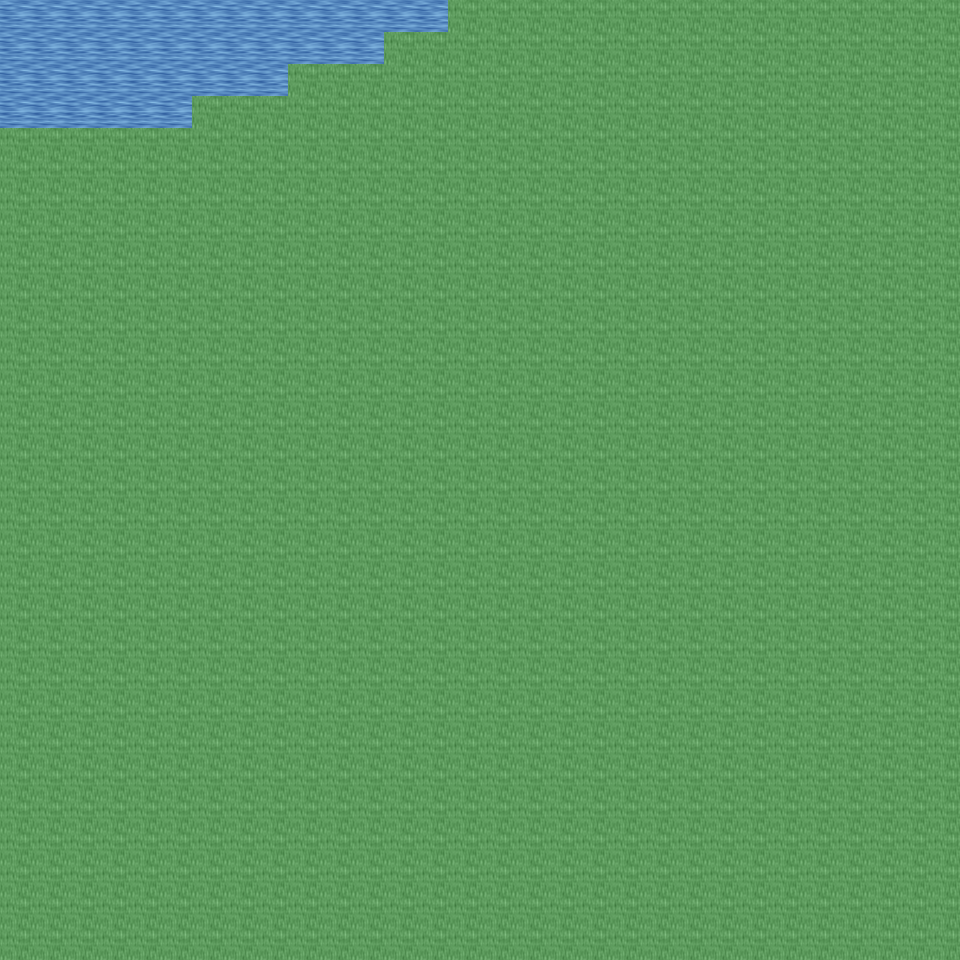

Below is a game level as drawn by its tile map, then a one-line description and the .tmx that defines it (tile-layer data replaced by summaries):
An orthogonal 30x30 tile map with 32x32 px tiles, 6 tile layers (Ground, Object, Object2, Above, ...), 14 tilesets and 2 objects (2x mapExit).

<map version="1.0" orientation="orthogonal" renderorder="right-down" width="30" height="30" tilewidth="32" tileheight="32" nextobjectid="3">
  <tileset firstgid="1" name="tileset_ground_ground" tilewidth="32" tileheight="32" tilecount="33" columns="3">
    <image source="../drawable/tileset_ground_ground.png" width="96" height="352" />
  </tileset>
  <tileset firstgid="34" name="tileset_ground_water_pool" tilewidth="32" tileheight="32" tilecount="72" columns="3">
    <image source="../drawable/tileset_ground_water_pool.png" width="96" height="768" />
  </tileset>
  <tileset firstgid="106" name="tileset_plant_tree_tree_darkgreen" tilewidth="32" tileheight="32" tilecount="88" columns="8">
    <image source="../drawable/tileset_plant_tree_tree_darkgreen.png" width="256" height="352" />
  </tileset>
  <tileset firstgid="194" name="tileset_ground_grass_edges" tilewidth="32" tileheight="32" tilecount="36" columns="12">
    <image source="../drawable/tileset_ground_grass_edges.png" width="384" height="96" />
  </tileset>
  <tileset firstgid="230" name="tileset_ground_grass_corners" tilewidth="32" tileheight="32" tilecount="24" columns="6">
    <image source="../drawable/tileset_ground_grass_corners.png" width="192" height="128" />
  </tileset>
  <tileset firstgid="254" name="tileset_plant_grasses" tilewidth="32" tileheight="32" tilecount="6" columns="3">
    <image source="../drawable/tileset_plant_grasses.png" width="96" height="64" />
  </tileset>
  <tileset firstgid="260" name="tileset_plant_flower_daisy_yellow" tilewidth="32" tileheight="32" tilecount="8" columns="2">
    <image source="../drawable/tileset_plant_flower_daisy_yellow.png" width="64" height="128" />
  </tileset>
  <tileset firstgid="268" name="tileset_plant_flower_daisy_blue" tilewidth="32" tileheight="32" tilecount="8" columns="2">
    <image source="../drawable/tileset_plant_flower_daisy_blue.png" width="64" height="128" />
  </tileset>
  <tileset firstgid="276" name="tileset_logic_item_mushroom" tilewidth="32" tileheight="32" tilecount="6" columns="6">
    <image source="../drawable/tileset_logic_item_mushroom.png" width="192" height="32" />
  </tileset>
  <tileset firstgid="282" name="tileset_logic_item_resources" tilewidth="32" tileheight="32" tilecount="6" columns="6">
    <image source="../drawable/tileset_logic_item_resources.png" width="192" height="32" />
  </tileset>
  <tileset firstgid="288" name="tileset_logic_item_vegetable" tilewidth="32" tileheight="32" tilecount="16" columns="8">
    <image source="../drawable/tileset_logic_item_vegetable.png" width="256" height="64" />
  </tileset>
  <tileset firstgid="304" name="tileset_logic_creature_animal" tilewidth="32" tileheight="32" tilecount="32" columns="8">
    <image source="../drawable/tileset_logic_creature_animal.png" width="256" height="128" />
  </tileset>
  <tileset firstgid="336" name="tileset_logic_collision" tilewidth="32" tileheight="32" tilecount="1" columns="1">
    <image source="../drawable/tileset_logic_collision.png" width="32" height="32" />
  </tileset>
  <tileset firstgid="337" name="tileset_logic_item_herb" tilewidth="32" tileheight="32" tilecount="5" columns="5">
    <image source="../drawable/tileset_logic_item_herb.png" width="160" height="32" />
  </tileset>
  <layer name="Ground" width="30" height="30">
    <data>[900 cells, 900 non-empty, 2 distinct tile ids]</data>
  </layer>
  <layer name="Object" width="30" height="30">
    <data>[900 cells, 16 non-empty, 2 distinct tile ids]</data>
  </layer>
  <layer name="Object2" width="30" height="30">
    <data>[900 cells, 0 non-empty, 0 distinct tile ids]</data>
  </layer>
  <layer name="Above" width="30" height="30">
    <data>[900 cells, 0 non-empty, 0 distinct tile ids]</data>
  </layer>
  <layer name="Above2" width="30" height="30">
    <data>[900 cells, 0 non-empty, 0 distinct tile ids]</data>
  </layer>
  <layer name="Walkable" width="30" height="30">
    <data>[900 cells, 859 non-empty, 1 distinct tile ids]</data>
  </layer>
  <objectgroup name="MapEvents">
    <object id="1" name="north" type="mapExit" x="0" y="0" width="448" height="32">
      <properties>
        <property name="map" value="level_0_x171_y95" />
        <property name="x" value="0" />
        <property name="y" value="28" />
      </properties>
    </object>
    <object id="2" name="west" type="mapExit" x="0" y="0" width="32" height="128">
      <properties>
        <property name="map" value="level_0_x170_y96" />
        <property name="x" value="28" />
        <property name="y" value="0" />
      </properties>
    </object>
  </objectgroup>
</map>
